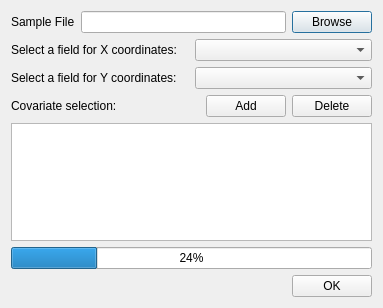
<?xml version="1.0" encoding="UTF-8"?>
<ui version="4.0">
 <class>AddSampleBase</class>
 <widget class="QDialog" name="AddSampleBase">
  <property name="geometry">
   <rect>
    <x>0</x>
    <y>0</y>
    <width>383</width>
    <height>308</height>
   </rect>
  </property>
  <property name="windowTitle">
   <string>Create Prototype Base From Samples</string>
  </property>
  <layout class="QVBoxLayout" name="verticalLayout">
   <item>
    <layout class="QHBoxLayout" name="horizontalLayout_4">
     <item>
      <widget class="QLabel" name="label">
       <property name="text">
        <string>Sample File</string>
       </property>
      </widget>
     </item>
     <item>
      <widget class="QLineEdit" name="sampleFile_lineEdit"/>
     </item>
     <item>
      <widget class="QPushButton" name="browseSampleFile_btn">
       <property name="text">
        <string>Browse</string>
       </property>
      </widget>
     </item>
    </layout>
   </item>
   <item>
    <layout class="QHBoxLayout" name="horizontalLayout_3">
     <item>
      <widget class="QLabel" name="label_2">
       <property name="text">
        <string>Select a field for X coordinates:</string>
       </property>
      </widget>
     </item>
     <item>
      <widget class="QComboBox" name="xFiled_comboBox"/>
     </item>
    </layout>
   </item>
   <item>
    <layout class="QHBoxLayout" name="horizontalLayout_2">
     <item>
      <widget class="QLabel" name="label_3">
       <property name="text">
        <string>Select a field for Y coordinates:</string>
       </property>
      </widget>
     </item>
     <item>
      <widget class="QComboBox" name="yFiled_comboBox"/>
     </item>
    </layout>
   </item>
   <item>
    <layout class="QHBoxLayout" name="horizontalLayout_5">
     <item>
      <widget class="QLabel" name="label_5">
       <property name="text">
        <string>Covariate selection:</string>
       </property>
      </widget>
     </item>
     <item>
      <spacer name="horizontalSpacer">
       <property name="orientation">
        <enum>Qt::Horizontal</enum>
       </property>
       <property name="sizeHint" stdset="0">
        <size>
         <width>40</width>
         <height>20</height>
        </size>
       </property>
      </spacer>
     </item>
     <item>
      <widget class="QPushButton" name="addCovariate_btn">
       <property name="text">
        <string>Add</string>
       </property>
      </widget>
     </item>
     <item>
      <widget class="QPushButton" name="deleteCovariate_btn">
       <property name="text">
        <string>Delete</string>
       </property>
      </widget>
     </item>
    </layout>
   </item>
   <item>
    <widget class="QTableWidget" name="covariate_tableWidget"/>
   </item>
   <item>
    <widget class="QProgressBar" name="progressBar">
     <property name="value">
      <number>24</number>
     </property>
    </widget>
   </item>
   <item>
    <layout class="QHBoxLayout" name="horizontalLayout_6">
     <item>
      <spacer name="horizontalSpacer_2">
       <property name="orientation">
        <enum>Qt::Horizontal</enum>
       </property>
       <property name="sizeHint" stdset="0">
        <size>
         <width>40</width>
         <height>20</height>
        </size>
       </property>
      </spacer>
     </item>
     <item>
      <widget class="QPushButton" name="ok_btn">
       <property name="text">
        <string>OK</string>
       </property>
      </widget>
     </item>
    </layout>
   </item>
  </layout>
 </widget>
 <resources/>
 <connections/>
</ui>
